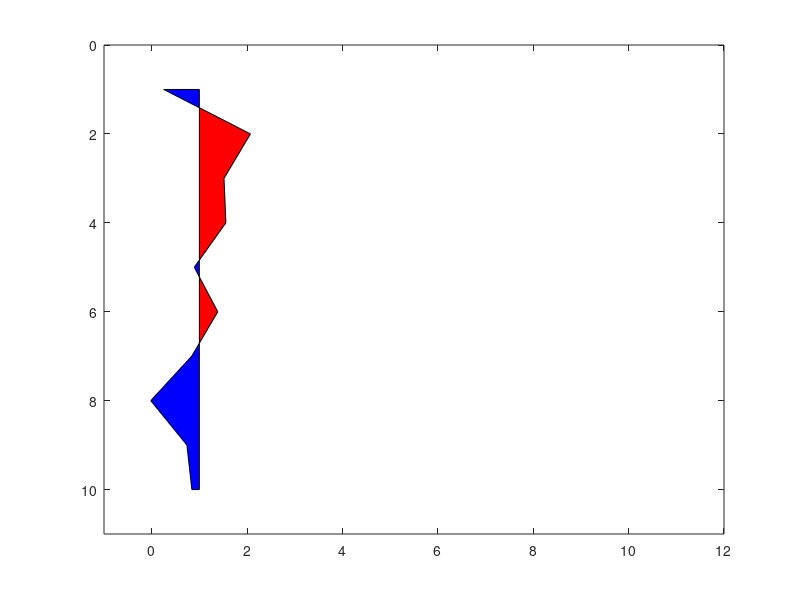

Recreate this plot in MATLAB. (Note: this script raises an error after producing the figure.)
function amx=wigb (a,scal,x,z,amx)
%WIGB: Plot seismic data using wiggles
%
%  WIGB(a,scal,x,z,amx) 
%
%  IN    a: seismic data
%        scale: multiple data by scale
%        x: x-axis;
%        z: vertical axis (time or depth)
%	 x and z are vectors with offset and time.
%
%	 If only 'a' is enter, 'scal,x,z,amn,amx' are decided automatically; 
%	 otherwise, 'scal' is a scalar; 'x, z' are vectors for annotation in 
%	 offset and time, amx are the amplitude range.
%
% Author:
% 	Xingong Li, Dec. 1995
% Changes: 
%	Jun11,1997: add amx
% 	May16,1997: updated for v5 - add 'zeros line' to background color
% 	May17,1996: if scal ==0, plot without scaling
% 	Aug6, 1996: if max(tr)==0, plot a line 

if nargin == 0, 
    nx=10;
    nz=10; 
    a= rand(nz,nx)-0.5; 
end;

[nz,nx]=size(a);

trmx= max(abs(a));

if (nargin <= 4); amx=mean(trmx);  end;
if (nargin <= 2); x=[1:nx]; z=[1:nz]; end;
if (nargin <= 1); scal =1; end;

if nx <= 1; disp(' ERR:PlotWig: nx has to be more than 1');
    return;
end

 % take the average as dx
	dx1 = abs(x(2:nx)-x(1:nx-1));
 	dx = median(dx1);

 dz=z(2)-z(1);
 xmx=max(max(a)); xmn=min(min(a)); 

 if scal == 0; scal=1; end;
 a = a * dx /amx; 
 a = a * scal;

 fprintf(' PlotWig: data range [%f, %f], plotted max %f \n',xmn,xmx,amx);
 
% set display range 
x1=min(x)-2.0*dx; x2=max(x)+2.0*dx;
z1=min(z)-dz; z2=max(z)+dz;
 
set(gca,'NextPlot','add','Box','on', ...
  'XLim', [x1 x2], ...
  'YDir','reverse', ...
  'YLim',[z1 z2]);
 

	fillcolor = [1.0 0.0 0.0];
    fillcolor2 = [0.0 0.0 1.0];
	linecolor = [0 0 0];
    linecolor= [0 0 0];
	linewidth = 0.1;

	z=z'; 	% input as row vector
	zstart=z(1);
	zend  =z(nz);

for i=1:nx,
   
  if trmx(i) ~= 0;    % skip the zero traces
	tr=a(:,i); 	% --- one scale for all section
  	s = sign(tr) ;
  	i1= find( s(1:nz-1) ~= s(2:nz) );	% zero crossing points
	npos = length(i1);


	%12/7/97 
	zadd = i1 + tr(i1) ./ (tr(i1) - tr(i1+1)); %locations with 0 amplitudes
	aadd = zeros(size(zadd));

	[zpos,vpos] = find(tr >0);
	[zz,iz] = sort([zpos; zadd]); 	% indices of zero point plus positives
	aa = [tr(zpos); aadd];
	aa = aa(iz);
    
    %DRLA - begin
    % New variables zneg, veneg, aa_n,zz_n
    [zneg,vneg] = find(tr <0);
	[zz_n,iz_n] = sort([zneg; zadd]); 	% indices of zero point plus negatives
	aa_n = [tr(zneg); aadd];
    aa_n = aa_n(iz_n);
    %DRLA - ends

	% be careful at the ends
		if tr(1)>0, 	a0=0; z0=1.00;
		else, 		a0=0; z0=zadd(1);
		end;
		if tr(nz)>0, 	a1=0; z1=nz; 
		else, 		a1=0; z1=max(zadd);
		end;

	zz = [z0; zz; z1; z0];
 	aa = [a0; aa; a1; a0];
    
        % DRLA - Begin
        if tr(1)<0 	
            a0=0; z0=1.00;
        else
            a0=0; z0=zadd(1);
		end;
		if tr(nz)<0
            a1=0; z1=nz; 
        else
            a1=0; z1=max(zadd);
        end
        % DRLA - End
			


    %Next two lines DRLA
    zz_n=[z0; zz_n; z1; z0];
    aa_n=[a0; aa_n; a1; a0];

	zzz = zstart + zz*dz -dz;
    
    % Next line - DRLA
    zzz_n=zstart+zz_n*dz -dz;
    
	patch( aa+x(i) , zzz,  fillcolor);
	patch( aa_n+x(i) , zzz_n,  fillcolor2);

	line( 'Color',[1 1 1],'EraseMode','background',  ...
         'Xdata', x(i)+[0 0], 'Ydata',[zstart zend]); % remove zero line

%'LineWidth',linewidth, ...
%12/7/97 'Xdata', x(i)+[0 0], 'Ydata',[z0 z1]*dz);	% remove zero line

	line( 'Color',linecolor,'EraseMode','background',  ...
	 'LineWidth',linewidth, ...
	 'Xdata', tr+x(i), 'Ydata',z);	% negatives line

   else % zeros trace
	line( 'Color',linecolor,'EraseMode','background',  ...
	 'LineWidth',linewidth, ...
         'Xdata', [x(i) x(i)], 'Ydata',[zstart zend]);
   end;
end;
hold





